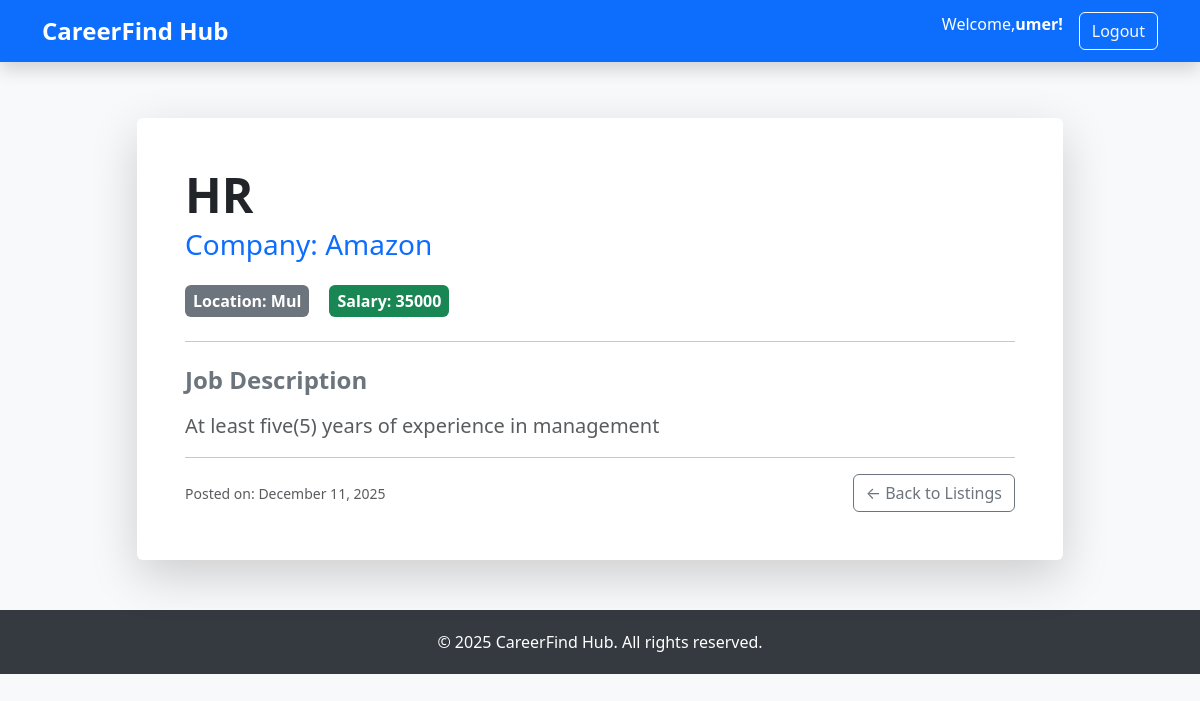
Page /job/2/ (signed in) on the committed database.
### accounts/models.py (models this page shows, shortened)
class User(AbstractUser):
    is_company = models.BooleanField(default=False)

class Company(models.Model):
    user = models.OneToOneField(User, on_delete=models.CASCADE, primary_key=True)
    name = models.CharField(max_length=200, default="New Company")  # Added default
    description = models.TextField(blank=True)
    website = models.URLField(blank=True)

### jobs/models.py (models this page shows, shortened)
class Job(models.Model):
    company = models.ForeignKey(Company, on_delete=models.CASCADE)
    title = models.CharField(max_length=255)
    description = models.TextField()
    location = models.CharField(max_length=100)
    salary = models.CharField(max_length=100, blank=True)
    is_active = models.BooleanField(default=True)
    created_at = models.DateTimeField(auto_now_add=True)

### jobs/views.py (the view)
# urls.py: path('job/<int:pk>/', views.job_detail, name='job_detail'),
def job_detail(request, pk):
    job = get_object_or_404(Job, pk=pk)
    return render(request, 'jobs/job_detail.html', {'job': job})

### jobs/templates/jobs/job_detail.html (shortened to what this page needs)
{% extends "base.html" %}
{% block content %}
    <div class="row justify-content-center">
        <div class="col-lg-10">
            <div class="card shadow-lg border-0">
                <div class="card-body p-5">
                    <h1 class="card-title display-5 fw-bold text-dark mb-2">{{ job.title }}</h1>
                    <h3 class="card-subtitle mb-4 text-primary">Company: {{ job.company.name }}</h3>
                    <div class="mb-4">
                        <span class="badge bg-secondary me-3 fs-6 p-2"> Location: {{ job.location }}</span>
                        <span class="badge bg-success fs-6 p-2"> Salary: {{ job.salary|default:"Negotiable" }}</span>
                    </div>
                    <hr>
                    <h4 class="mt-4 mb-3 fw-bold text-secondary">Job Description</h4>
                    <div class="card-text fs-5 text-muted">
                        <p style="white-space: pre-wrap;">{{ job.description }}</p>
                    </div>
                    <hr>
                    <div class="d-flex justify-content-between align-items-center">
                        <p class="mb-0">
                            <small class="text-muted">Posted on: {{ job.created_at|date:"F d, Y" }}</small>
                        </p>
                        <div>
                            <a href="{% url 'job_list' %}" class="btn btn-outline-secondary">← Back to Listings</a>
                        </div>
                    </div>
                </div>
            </div>
        </div>
    </div>
{% endblock content %}

### templates/base.html (shortened to what this page needs)
<!DOCTYPE html>
<html lang="en">
<head>
    <link href="https://cdn.jsdelivr.net/npm/bootstrap@5.3.3/dist/css/bootstrap.min.css"
          rel="stylesheet"
>
</head>
<body>
    <nav class="navbar navbar-expand-lg navbar-dark bg-primary fixed-top shadow">
        <div class="container">
            <a class="navbar-brand fs-4 fw-bold" href="{% url 'job_list' %}">CareerFind Hub</a>
            <div class="collapse navbar-collapse">
                <ul class="navbar-nav ms-auto">
                    {% if user.is_authenticated %}
                        <li class="nav-item me-3">
                            <span class="navbar-text text-white">Welcome,<b>{{ user.username }}!</b></span>
                        </li>
                        <li class="nav-item">
                            <form method="post" action="{% url 'logout' %}" style="display:inline;">
                                <button type="submit" class="btn btn-outline-light">Logout</button>
                            </form>
                        </li>
                    {% endif %}
                </ul>
            </div>
        </div>
    </nav>
    <div class="container my-5">
        {% block content %}
        {% endblock content %}
    </div>
    <footer class="footer">
        <div class="container text-center">
            <p class="mb-0">&copy; 2025 CareerFind Hub. All rights reserved.</p>
        </div>
    </footer>
</body>
</html>

### templates/base.html (style rules this page uses)
body { padding-top: 70px; background-color: #f8f9fa; }
.footer { padding: 20px 0; background-color: #343a40; color: white; margin-top: 50px; }

### rows in the picture
User: username "umer"
Job: title "HR", company.name "Amazon", location "Mul", salary "35000", description "At least five(5) years of experience in management", created_at "December 11, 2025"
